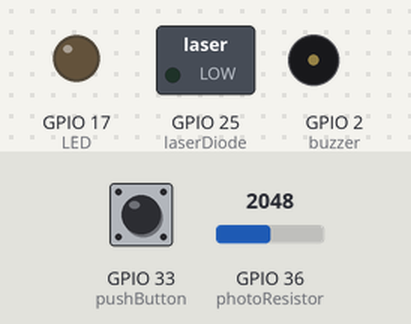
Recording of a program running on a simulated ESP32. On the bench: switched loads named in the program (green lamp = pin HIGH), output pins drawn as LEDs (lit = HIGH), buzzer (waves = sounding). Dashed ring = blinking. The inputs (shaded band) are chosen by the test bench; at power-on: GPIO 33 (pushButton) LOW, GPIO 36 (photoResistor) = 2048. WiFi joins after 1.5 s; servers stay silent unless stated; a WiFi scan finds three made-up networks; uploads are accepted with an empty reply; the local clock reads 2024-03-15 10:24:30 at power-on unless the program sets it; what the program prints to the serial monitor is not drawn.

Above: at 6.2 s.
6.3 s: GPIO 33 (pushButton) pulled HIGH for 0.15 s
At 7.5 s:
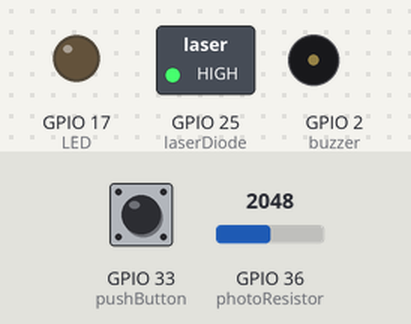
7.9 s: GPIO 36 (photoResistor) set to 1576
10.9 s: GPIO 36 (photoResistor) set to 1517
At 11.18 s:
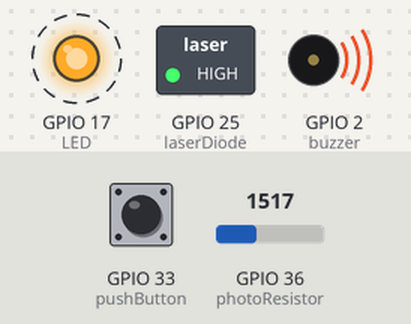
13.9 s: GPIO 33 (pushButton) pulled HIGH for 1 s
At 14.5 s:
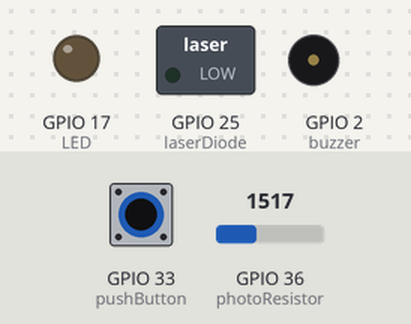
16.6 s: GPIO 33 (pushButton) pulled HIGH for 3.2 s
At 17.7 s:
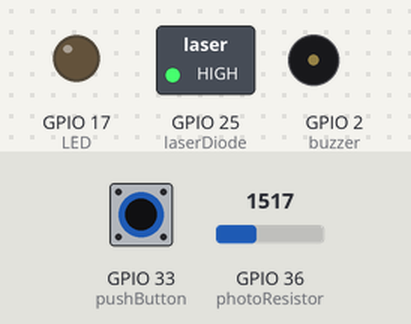
Timing chart, 0 to 19.6 s (numbered marks = the images above; inputs shaded):
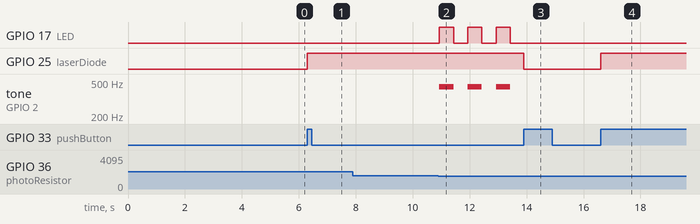

The program:

main.cpp
```cpp
#include <Arduino.h>
#include <Wire.h>
#include <TimeLib.h>
#include <DS1307RTC.h>

//for creating an HTTPS application
#include <HTTPClient.h>
#include <WiFi.h>
#include <WiFiClient.h>
#include <ArduinoJson.h>
#include <string>

// for connecting to WiFi and IoT Hub (NOTE: REMOVE BEFORE PUSHING)
#define WIFI_SSID "" // NOTE: Please delete this value before submitting assignment
#define WIFI_PASSWORD "" // NOTE: Please delete this value before submitting assignment

// Azure IoT Hub configuration
#define SAS_TOKEN ""
// Root CA certificate for Azure IoT Hub
const char* root_ca = "";


String iothubName = "LaserSecuritySystem"; //Your hub name (replace if needed)
String deviceName = "LaserSecuritySystem"; //Your device name (replace if needed)
String url = "https://" + iothubName + ".azure-devices.net/devices/" +
deviceName + "/messages/events?api-version=2021-04-12";


// states and pins for the laser security system
typedef enum {OFF = 0, ON = 1} systemState; // state of
typedef enum {laserDiode = 25, pushButton = 33, photoResistor = 36, LED = 17, buzzer = 2} ioPins;

const char *monthName[12] = {
  "Jan", "Feb", "Mar", "Apr", "May", "Jun",
  "Jul", "Aug", "Sep", "Oct", "Nov", "Dec"
};

// function declarations
void toggleState(); // Turns on trip wire security
void runState(); //Run the functions of said state
void calibrateLDR(); // Calibrate photoresistor to detect when the laser diode's beam is broken
bool checkBroken(); //check if photoresistor's readings are below level
void activateAlarm(); //turn on alarm signals when triggered
void deactivateAlarm(); //turn off alarm signals
void connectToWiFi();
void configureDS1307();
bool getTime(const char *str);
bool getDate(const char *str);
void printTime();
void print2digits(int number);
void scanNetworks();
void sendPayload();
bool isCaptivePortal();

//global variables for laser security system
systemState sysState;
unsigned int maxLight;
unsigned int minLight;
tmElements_t tm;


void setup() {
  // set pin modes
  Serial.begin(9600);
  Serial.println("Laser Tripwire Security System Begin");
  Serial.println("Setting pins as I/O");
  pinMode(laserDiode, OUTPUT); // GPIO output for laser diode
  pinMode(pushButton, INPUT); // Push button input to activate alarm
  pinMode(photoResistor, INPUT), // GPIO input for photoresistor
  pinMode(LED, OUTPUT); // GPIO output for LED

  // connect to WiFi
  scanNetworks();
  connectToWiFi();

  //configure DS1307 RTC
  configureDS1307();

  //set initial state
  systemState sysState = OFF;
  digitalWrite(laserDiode, LOW);
}

void loop() {
  if (digitalRead(33) == HIGH) {
    toggleState();
    runState();
    delay(250);
  }
}


// function definitions
void toggleState() {
  switch(sysState) {
    case(OFF):
      sysState = ON;
      break;
    case(ON):
      sysState = OFF;
      break;
  }
}


void runState() { // main function; runs actions of each state
  switch(sysState) {
    case(OFF):
      digitalWrite(laserDiode, LOW); // turn off laser diode
      break;
    case(ON):
      digitalWrite(laserDiode, HIGH);
      calibrateLDR(); // when turning to state ON, must calibrate LDR to be able to detect laser diode beam breaks
      delay(100);
      Serial.println("Activated");
      while(1) {
        //if (sysState == OFF) break; // check if we disarmed the device
        if (checkBroken()) break; // check if the laser diode beam is broken
      }
      break;
  }
}


void activateAlarm() { // turn on alarm signals
  unsigned long toggleTime = millis();
  bool buzzerOn = false;
  while (!digitalRead(33) == HIGH) { // disarm only with button press not using bluetooth connection "disarm" command
    unsigned long currentTime = millis();
    if (currentTime >= toggleTime) {
      toggleTime = currentTime + 500;
      digitalWrite(LED, !digitalRead(LED));
      if (buzzerOn == true) {
        buzzerOn = false;
        noTone(buzzer);
      } else {
        buzzerOn = true;
        tone(buzzer, 440);
      }
    }
  }
  deactivateAlarm(); // when the button is pressed, deactivate the alarms
  sysState = OFF;
}


void deactivateAlarm() { //turn off alarm signals; doing something weird with an ledc error
  digitalWrite(laserDiode, LOW);
  noTone(buzzer);
  digitalWrite(LED, LOW);
}


void calibrateLDR() { // calibrate photoresistor; set the value read with the laser diode shined on as max light
  unsigned int count = 0;
  unsigned long threeSecondTimer = millis() + 3000;

  maxLight = 0;
  minLight = INT_MAX;

  delay(200);
  while (millis() < threeSecondTimer) {
    unsigned int readVal = analogRead(photoResistor);
    Serial.println(readVal); //for testing
    if (readVal > maxLight) maxLight = readVal;
    else if (readVal < minLight) minLight = readVal;
  }
}


bool checkBroken() { // check if path between laser diode and photoresistor is broken
  unsigned int readVal = analogRead(photoResistor);
      Serial.println(readVal); //for testing
      if (readVal < maxLight - 500) {
        Serial.println(readVal); //for testing
        Serial.println("tripwire triggered");

        //print the time break in happened; this will be changed to sending to cloud later
        activateAlarm();
        printTime();
        sendPayload();

        return true;
      }
      return false;
}


void connectToWiFi() {
  WiFi.mode(WIFI_STA);
  delay(1000);
  Serial.println();
  Serial.println();
  Serial.print("Connecting to ");
  Serial.println(WIFI_SSID);

  WiFi.begin(WIFI_SSID, WIFI_PASSWORD);

  while (WiFi.status() != WL_CONNECTED) {
    delay(500);
    Serial.println("IP address: ");
    Serial.println(WiFi.localIP());
    Serial.println("MAC address: ");
    Serial.println(WiFi.macAddress());
  }
  Serial.println("");
  Serial.println("WiFi connected");
  Serial.println("IP address: ");
  Serial.println(WiFi.localIP());
  Serial.println("MAC address: ");
  Serial.println(WiFi.macAddress());

  if (isCaptivePortal()) {
    Serial.println("⚠ Captive portal detected! Need to click 'I Agree'");
  } else {
    Serial.println("✅ No captive portal, safe to continue with HTTPS");
  }
}


void configureDS1307() {
  bool parse=false;
  bool config=false;

  // get the date and time the compiler was run
  if (getDate(__DATE__) && getTime(__TIME__)) {
    parse = true;
    // and configure the RTC with this info
    if (RTC.write(tm)) {
      config = true;
    }
  }
  delay(200); // confirmation for configuring RTC correctly
  if (parse && config) {
    Serial.print("DS1307 configured Time=");
    Serial.print(__TIME__);
    Serial.print(", Date=");
    Serial.println(__DATE__);
  } else if (parse) {
    Serial.println("DS1307 Communication Error :-{");
    Serial.println("Please check your circuitry");
  } else {
    Serial.print("Could not parse info from the compiler, Time=\"");
    Serial.print(__TIME__);
    Serial.print("\", Date=\"");
    Serial.print(__DATE__);
    Serial.println("\"");
  }
}


bool getTime(const char *str)
{
  int Hour, Min, Sec;

  if (sscanf(str, "%d:%d:%d", &Hour, &Min, &Sec) != 3) return false;
  tm.Hour = Hour;
  tm.Minute = Min;
  tm.Second = Sec;
  return true;
}


bool getDate(const char *str)
{
  char Month[12];
  int Day, Year;
  uint8_t monthIndex;

  if (sscanf(str, "%s %d %d", Month, &Day, &Year) != 3) return false;
  for (monthIndex = 0; monthIndex < 12; monthIndex++) {
    if (strcmp(Month, monthName[monthIndex]) == 0) break;
  }
  if (monthIndex >= 12) return false;
  tm.Day = Day;
  tm.Month = monthIndex + 1;
  tm.Year = CalendarYrToTm(Year);
  return true;
}

void printTime() {
  if (RTC.read(tm)) {
    Serial.print("Ok, Time = ");
    print2digits(tm.Hour);
    Serial.write(':');
    print2digits(tm.Minute);
    Serial.write(':');
    print2digits(tm.Second);
    Serial.print(", Date (D/M/Y) = ");
    Serial.print(tm.Day);
    Serial.write('/');
    Serial.print(tm.Month);
    Serial.write('/');
    Serial.print(tmYearToCalendar(tm.Year));
    Serial.println();
  } else {
    if (RTC.chipPresent()) {
      Serial.println("The DS1307 is stopped.  Please run the SetTime");
      Serial.println("example to initialize the time and begin running.");
      Serial.println();
    } else {
      Serial.println("DS1307 read error!  Please check the circuitry.");
      Serial.println();
    }
    delay(9000);
  }
  delay(1000);
}

void print2digits(int number) {
  if (number >= 0 && number < 10) {
    Serial.write('0');
  }
  Serial.print(number);
}


void scanNetworks() {
  Serial.println("🔎 Scanning for WiFi networks...");
  int n = WiFi.scanNetworks();
  if (n == 0) {
    Serial.println("❌ No networks found.");
  } else {
    Serial.printf("✅ %d networks found:\n", n);
    for (int i = 0; i < n; ++i) {
      Serial.printf("%2d: %s (%d dBm) %s\n",
                    i + 1,
                    WiFi.SSID(i).c_str(),
                    WiFi.RSSI(i),
                    (WiFi.encryptionType(i) == WIFI_AUTH_OPEN) ? "open" : "secured");
      delay(10);
    }
  }
  Serial.println();
}


void sendPayload() {
  ArduinoJson::JsonDocument doc;
  RTC.read(tm);
  doc["Hour"] = tm.Hour;
  doc["Minute"] = tm.Minute;
  doc["Second"] = tm.Second;
  doc["Month"] = tm.Month;
  doc["Day"] = tm.Day;
  doc["Year"] = tm.Year;
  char buffer[256];
  serializeJson(doc, buffer, sizeof(buffer));

  // Send telemetry via HTTPS
  WiFiClientSecure client;
  client.setCACert(root_ca); // Set root CA certificate
  HTTPClient http;
  http.begin(client, url);
  http.addHeader("Content-Type", "application/json");
  http.addHeader("Authorization", SAS_TOKEN);
  int httpCode = http.POST(buffer);

  if (httpCode == 204) { // IoT Hub returns 204 No Content for successful telemetry
      Serial.println("Telemetry sent: " + String(buffer));
    } else {
      Serial.println("Failed to send telemetry. HTTP code: " + String(httpCode));
  }
  http.end();
}


bool isCaptivePortal() {
  HTTPClient http;
  http.begin("http://clients3.google.com/generate_204");
  int httpCode = http.GET();
  String payload = http.getString();
  http.end();

  Serial.printf("HTTP code: %d\n", httpCode);

  // Normal response is 204 with no content
  if (httpCode == 204) {
    return false;  // no captive portal
  }
  if (httpCode == 200 && payload.length() > 0) {
    return true;   // captive portal redirected us
  }
  return true;     // treat anything else as captive portal
}
```

Measured:
- the behaviour switches between 1548 and 1547 on GPIO 36 (photoResistor) (found by bisection; images 1 and 2)
- after the input at 6.3 s, GPIO 25 (laserDiode): LOW → HIGH at once
- after the input at 7.9 s, every drawn part: stays the same
- after the input at 10.9 s, GPIO 17 (LED): alternates HIGH for 0.50 s and LOW for 0.50 s, starting at once; tone on GPIO 2 (buzzer): alternates 440 Hz for 0.50 s and silent for 0.50 s, starting at once
- after the input at 13.9 s, GPIO 17 (LED): stops changing and stays LOW; GPIO 25 (laserDiode): HIGH → LOW at once; tone on GPIO 2 (buzzer): stops changing and stays silent
- after the input at 16.6 s, GPIO 25 (laserDiode): LOW → HIGH at once
